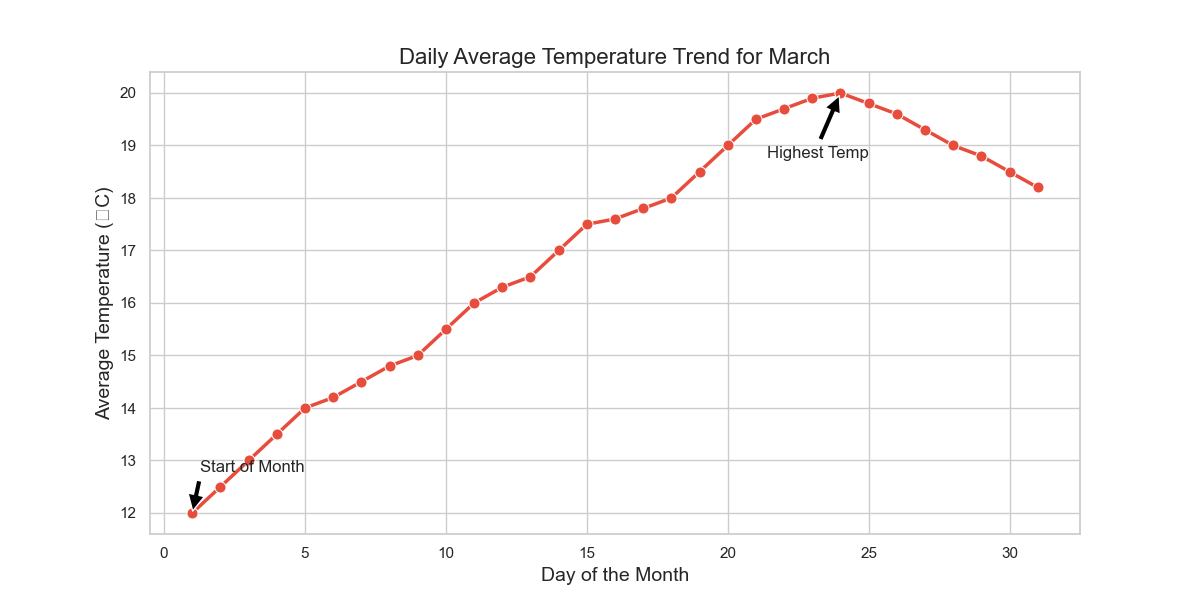

Write Python code to recreate this figure.

import seaborn as sns
import matplotlib.pyplot as plt
import pandas as pd

# Data
data = {'Day': [1, 2, 3, 4, 5, 6, 7, 8, 9, 10, 11, 12, 
                13, 14, 15, 16, 17, 18, 19, 20, 21, 22, 
                23, 24, 25, 26, 27, 28, 29, 30, 31],
        'Temperature': [12, 12.5, 13, 13.5, 14, 14.2, 14.5, 14.8, 15, 15.5, 16, 16.3, 
                        16.5, 17, 17.5, 17.6, 17.8, 18, 18.5, 19, 19.5, 19.7, 19.9, 
                        20, 19.8, 19.6, 19.3, 19, 18.8, 18.5, 18.2]}

# Create DataFrame
df = pd.DataFrame(data)

# Set the size of the plot
plt.figure(figsize=(12, 6))

# Create lineplot
sns.lineplot(x='Day', y='Temperature', data=df, 
             color='#E74C3C', marker='o', markersize=8, linewidth=2.5)

# Annotations could be added on specific important points, like highest and lowest temperature
plt.annotate('Highest Temp', xy=(24, 20), xytext=(25, 19),
             arrowprops=dict(facecolor='black', shrink=0.05),
             horizontalalignment='right', verticalalignment='top')

plt.annotate('Start of Month', xy=(1, 12), xytext=(5, 13),
             arrowprops=dict(facecolor='black', shrink=0.05),
             horizontalalignment='right', verticalalignment='top')

# Adding title and labels
plt.title('Daily Average Temperature Trend for March', fontsize=16)
plt.xlabel('Day of the Month', fontsize=14)
plt.ylabel('Average Temperature (°C)', fontsize=14)

# Display the plot
plt.show()
